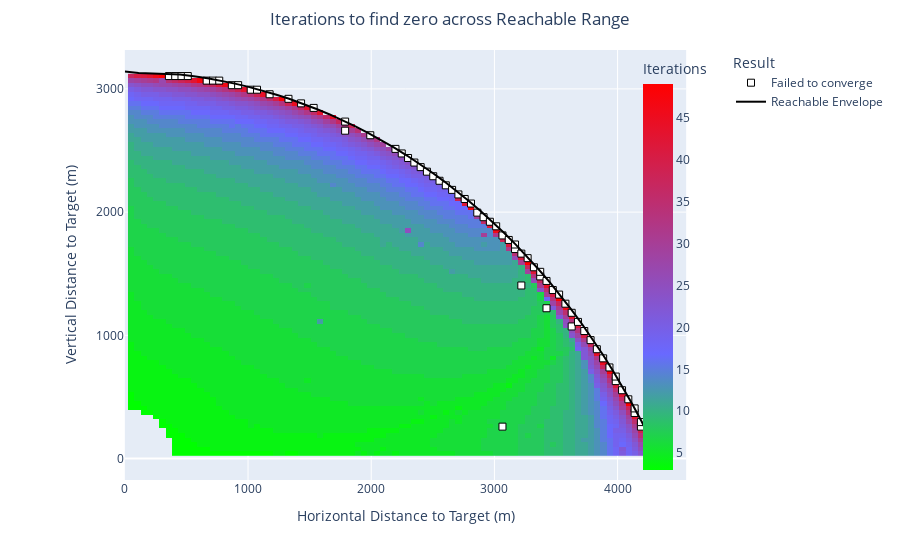

Notebook code for this chart:
### Markdown cell above
### Plot

### Code cell
p = plot_test_results(baseline_big_df, envelope_df)
p.write_html('ZeroBaselineChart.html')

### Figure 1 — Plotly figure (JSON) as saved in the notebook; plotly's stock layout.template omitted (floating-point values rounded to 4 significant figures; data arrays with more than 128 entries replaced by an {"elided": "..."} marker saying what was removed)
{"data": [{"colorbar": {"title": {"text": "Iterations"}, "x": 0.85}, "colorscale": [[0, "#00FF00"], [0.3, "#6969FF"], [1, "#FF0000"]], "hoverongaps": false, "hovertemplate": "x: %{x}<br>y: %{y}<br>iterations: %{z}<extra></extra>", "name": "Converged", "type": "heatmap", "x": [51.09, 102.2, 153.3, 204.4, 255.4, 306.5, 357.6, 408.7, 459.8, 510.9, 562.0, 613.1, 664.1, 715.2, 766.3, 817.4, 868.5, 919.6, 970.7, 1022.0, 1073.0, 1124.0, 1175.0, 1226.0, 1277.0, 1328.0, 1379.0, 1430.0, 1482.0, 1533.0, 1584.0, 1635.0, 1686.0, 1737.0, 1788.0, 1839.0, 1890.0, 1941.0, 1992.0, 2044.0, 2095.0, 2146.0, 2197.0, 2248.0, 2299.0, 2350.0, 2401.0, 2452.0, 2503.0, 2554.0, 2605.0, 2657.0, 2708.0, 2759.0, 2810.0, 2861.0, 2912.0, 2963.0, 3014.0, 3065.0, 3116.0, 3167.0, 3219.0, 3270.0, 3321.0, 3372.0, 3423.0, 3474.0, 3525.0, 3576.0, 3627.0, 3678.0, 3729.0, 3781.0, 3832.0, 3883.0, 3934.0, 3985.0, 4036.0, 4087.0, 4138.0, 4189.0, 4240.0, 4291.0], "y": [36.96, 73.92, 110.9, 147.8, 184.8, 221.8, 258.7, 295.7, 332.6, 369.6, 406.5, 443.5, 480.5, 517.4, 554.4, 591.3, 628.3, 665.3, 702.2, 739.2, 776.1, 813.1, 850.0, 887.0, 924.0, 960.9, 997.9, 1035.0, 1072.0, 1109.0, 1146.0, 1183.0, 1220.0, 1257.0, 1294.0, 1331.0, 1367.0, 1404.0, 1441.0, 1478.0, 1515.0, 1552.0, 1589.0, 1626.0, 1663.0, 1700.0, 1737.0, 1774.0, 1811.0, 1848.0, 1885.0, 1922.0, 1959.0, 1996.0, 2033.0, 2070.0, 2107.0, 2144.0, 2181.0, 2218.0, 2254.0, 2291.0, 2328.0, 2365.0, 2402.0, 2439.0, 2476.0, 2513.0, 2550.0, 2587.0, 2624.0, 2661.0, 2698.0, 2735.0, 2772.0, 2809.0, 2846.0, 2883.0, 2920.0, 2957.0, 2994.0, 3031.0, 3068.0, 3105.0], "z": {"elided": "84x84 float values"}}, {"hoverinfo": "text", "marker": {"color": "white", "line": {"color": "black", "width": 1}, "size": 7, "symbol": "square"}, "mode": "markers", "name": "Failed to converge", "text": ["x: 357.62<br>y: 3104.53<br>Max iterations reached", "x: 408.70<br>y: 3104.53<br>Max iterations reached", "x: 459.79<br>y: 3104.53<br>Max iterations reached", "x: 510.88<br>y: 3104.53<br>Max iterations reached", "x: 664.14<br>y: 3067.57<br>Max iterations reached", "x: 715.23<br>y: 3067.57<br>Max iterations reached", "x: 766.32<br>y: 3067.57<br>Distance non-convergent. Vertical error 0.14725593661387393 feet with 1.406684rad elevation, after 49 iterations.", "x: 868.49<br>y: 3030.61<br>Max iterations reached", "x: 919.58<br>y: 3030.61<br>Max iterations reached", "x: 1021.76<br>y: 2993.65<br>Max iterations reached", "x: 1072.85<br>y: 2993.65<br>Max iterations reached", "x: 1175.02<br>y: 2956.69<br>Max iterations reached", "x: 1328.28<br>y: 2919.73<br>Max iterations reached", "x: 1430.46<br>y: 2882.77<br>Max iterations reached", "x: 1532.64<br>y: 2845.82<br>Max iterations reached", "x: 1788.08<br>y: 2661.02<br>Distance non-convergent. Vertical error 0.010948462711894535 feet with 1.13829rad elevation, after 21 iterations.", "x: 1788.08<br>y: 2734.94<br>Max iterations reached", "x: 1992.43<br>y: 2624.06<br>Max iterations reached", "x: 2196.78<br>y: 2513.19<br>Max iterations reached", "x: 2247.87<br>y: 2476.23<br>Max iterations reached", "x: 2298.95<br>y: 2439.27<br>Max iterations reached", "x: 2350.04<br>y: 2402.31<br>Max iterations reached", "x: 2401.13<br>y: 2365.35<br>Max iterations reached", "x: 2452.22<br>y: 2328.39<br>Max iterations reached", "x: 2503.31<br>y: 2291.44<br>Max iterations reached", "x: 2554.39<br>y: 2254.48<br>Max iterations reached", "x: 2605.48<br>y: 2217.52<br>Max iterations reached", "x: 2656.57<br>y: 2180.56<br>Max iterations reached", "x: 2707.66<br>y: 2143.60<br>Max iterations reached", "x: 2758.74<br>y: 2106.64<br>Max iterations reached", "x: 2809.83<br>y: 2069.68<br>Max iterations reached", "x: 2860.92<br>y: 1995.77<br>Max iterations reached", "x: 2912.01<br>y: 1958.81<br>Max iterations reached", "x: 2963.10<br>y: 1921.85<br>Max iterations reached", "x: 3014.18<br>y: 1884.89<br>Max iterations reached", "x: 3065.27<br>y: 258.71<br>Max iterations reached", "x: 3065.27<br>y: 1810.97<br>Max iterations reached", "x: 3116.36<br>y: 1774.02<br>Max iterations reached", "x: 3167.45<br>y: 1700.10<br>Max iterations reached", "x: 3167.45<br>y: 1737.06<br>Max iterations reached", "x: 3218.54<br>y: 1404.43<br>Distance non-convergent. Vertical error 0.010795315114592086 feet with 0.692018rad elevation, after 11 iterations.", "x: 3218.54<br>y: 1663.14<br>Max iterations reached", "x: 3269.62<br>y: 1626.18<br>Max iterations reached", "x: 3320.71<br>y: 1552.26<br>Max iterations reached", "x: 3371.80<br>y: 1478.35<br>Max iterations reached", "x: 3371.80<br>y: 1515.30<br>Max iterations reached", "x: 3422.89<br>y: 1219.64<br>Distance non-convergent. Vertical error 0.01025869820114167 feet with 0.660634rad elevation, after 7 iterations.", "x: 3422.89<br>y: 1441.39<br>Max iterations reached", "x: 3473.97<br>y: 1367.47<br>Max iterations reached", "x: 3525.06<br>y: 1330.51<br>Max iterations reached", "x: 3576.15<br>y: 1256.59<br>Max iterations reached", "x: 3627.24<br>y: 1071.80<br>Distance non-convergent. Vertical error 0.010730563904871815 feet with 0.664367rad elevation, after 18 iterations.", "x: 3627.24<br>y: 1182.68<br>Max iterations reached", "x: 3678.33<br>y: 1108.76<br>Max iterations reached", "x: 3729.41<br>y: 1034.84<br>Max iterations reached", "x: 3780.50<br>y: 960.92<br>Max iterations reached", "x: 3831.59<br>y: 887.01<br>Max iterations reached", "x: 3882.68<br>y: 813.09<br>Max iterations reached", "x: 3933.77<br>y: 739.17<br>Max iterations reached", "x: 3984.85<br>y: 628.30<br>Max iterations reached", "x: 3984.85<br>y: 665.26<br>Distance non-convergent. Vertical error 0.04593749125342583 feet with 0.677024rad elevation, after 38 iterations.", "x: 4035.94<br>y: 554.38<br>Max iterations reached", "x: 4087.03<br>y: 480.46<br>Max iterations reached", "x: 4138.12<br>y: 369.59<br>Max iterations reached", "x: 4138.12<br>y: 406.55<br>Distance non-convergent. Vertical error 0.1382969472433615 feet with 0.662729rad elevation, after 49 iterations.", "x: 4189.20<br>y: 258.71<br>Max iterations reached", "x: 4189.20<br>y: 295.67<br>Max iterations reached", "x: 4240.29<br>y: 184.79<br>Max iterations reached", "x: 4291.38<br>y: 73.92<br>Max iterations reached"], "type": "scatter", "x": [357.6, 408.7, 459.8, 510.9, 664.1, 715.2, 766.3, 868.5, 919.6, 1022.0, 1073.0, 1175.0, 1328.0, 1430.0, 1533.0, 1788.0, 1788.0, 1992.0, 2197.0, 2248.0, 2299.0, 2350.0, 2401.0, 2452.0, 2503.0, 2554.0, 2605.0, 2657.0, 2708.0, 2759.0, 2810.0, 2861.0, 2912.0, 2963.0, 3014.0, 3065.0, 3065.0, 3116.0, 3167.0, 3167.0, 3219.0, 3219.0, 3270.0, 3321.0, 3372.0, 3372.0, 3423.0, 3423.0, 3474.0, 3525.0, 3576.0, 3627.0, 3627.0, 3678.0, 3729.0, 3781.0, 3832.0, 3883.0, 3934.0, 3985.0, 3985.0, 4036.0, 4087.0, 4138.0, 4138.0, 4189.0, 4189.0, 4240.0, 4291.0], "y": [3105.0, 3105.0, 3105.0, 3105.0, 3068.0, 3068.0, 3068.0, 3031.0, 3031.0, 2994.0, 2994.0, 2957.0, 2920.0, 2883.0, 2846.0, 2661.0, 2735.0, 2624.0, 2513.0, 2476.0, 2439.0, 2402.0, 2365.0, 2328.0, 2291.0, 2254.0, 2218.0, 2181.0, 2144.0, 2107.0, 2070.0, 1996.0, 1959.0, 1922.0, 1885.0, 258.7, 1811.0, 1774.0, 1700.0, 1737.0, 1404.0, 1663.0, 1626.0, 1552.0, 1478.0, 1515.0, 1220.0, 1441.0, 1367.0, 1331.0, 1257.0, 1072.0, 1183.0, 1109.0, 1035.0, 960.9, 887.0, 813.1, 739.2, 628.3, 665.3, 554.4, 480.5, 369.6, 406.5, 258.7, 295.7, 184.8, 73.92]}, {"line": {"color": "black", "width": 2}, "mode": "lines", "name": "Reachable Envelope", "type": "scatter", "x": [4342.0, 4270.0, 4195.0, 4119.0, 4041.0, 3961.0, 3880.0, 3797.0, 3712.0, 3626.0, 3539.0, 3450.0, 3360.0, 3268.0, 3176.0, 3082.0, 2986.0, 2890.0, 2792.0, 2694.0, 2594.0, 2494.0, 2392.0, 2290.0, 2186.0, 2082.0, 1977.0, 1872.0, 1765.0, 1658.0, 1551.0, 1442.0, 1333.0, 1224.0, 1114.0, 1004.0, 893.5, 782.6, 671.3, 559.8, 448.1, 335.6, 223.6, 111.7, 1.924e-13], "y": [0.0, 152.5, 300.0, 442.8, 581.0, 714.6, 844.0, 969.1, 1090.0, 1207.0, 1320.0, 1429.0, 1534.0, 1636.0, 1734.0, 1828.0, 1919.0, 2007.0, 2090.0, 2171.0, 2248.0, 2322.0, 2392.0, 2459.0, 2523.0, 2584.0, 2641.0, 2696.0, 2747.0, 2795.0, 2840.0, 2881.0, 2920.0, 2955.0, 2988.0, 3017.0, 3043.0, 3066.0, 3086.0, 3103.0, 3117.0, 3122.0, 3126.0, 3129.0, 3141.0]}], "layout": {"legend": {"title": {"text": "Result"}, "traceorder": "normal", "x": 1, "y": 1}, "margin": {"t": 50}, "showlegend": true, "title": {"text": "Iterations to find zero across Reachable Range", "x": 0.5}, "xaxis": {"constrain": "domain", "title": {"text": "Horizontal Distance to Target (m)"}}, "yaxis": {"dtick": 1000, "scaleanchor": "x", "scaleratio": 1, "title": {"text": "Vertical Distance to Target (m)"}}}}
